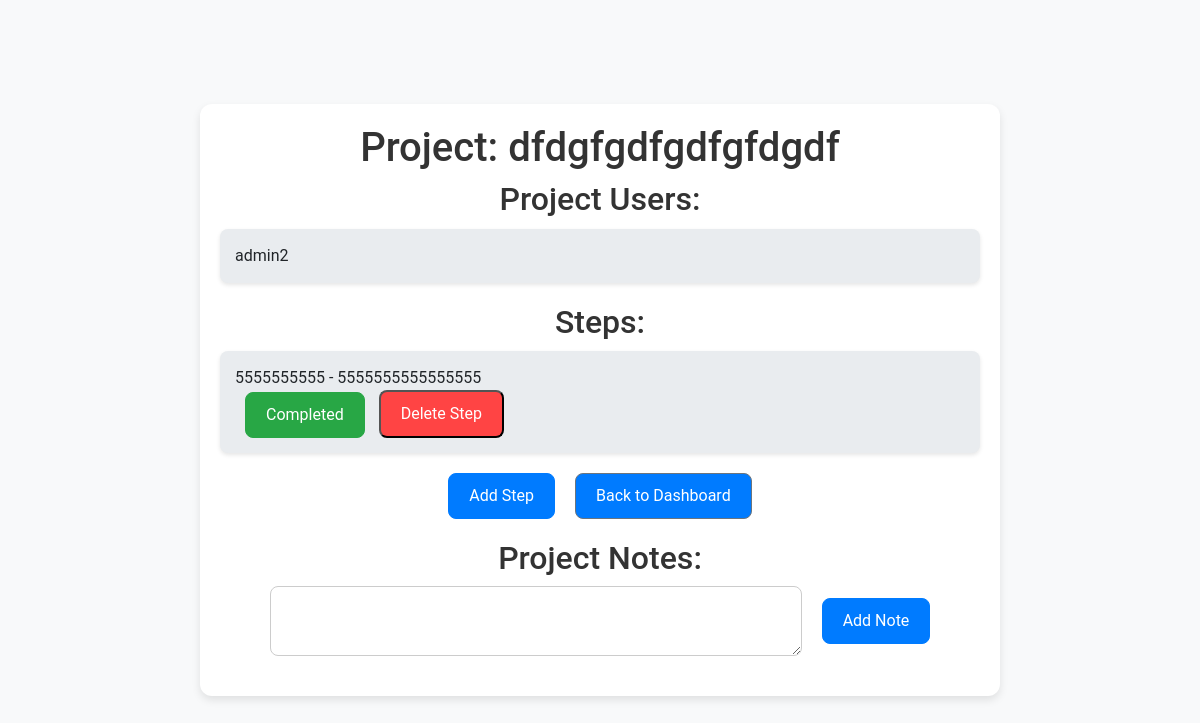
/project_details/2 (signed in), run on the app's committed database.
### app.py (models this page shows, shortened)
class Project(db.Model):
    id = db.Column(db.Integer, primary_key=True)
    name = db.Column(db.String(150), nullable=False)
    start_date = db.Column(db.Date, nullable=False)
    end_date = db.Column(db.Date, nullable=False)
    steps = db.relationship('Step', backref='project', lazy=True)
    users = db.relationship('User', secondary=project_users, lazy='subquery',
        backref=db.backref('projects', lazy=True))
    notes = db.relationship('ProjectNote', backref='project', lazy=True)

class User(UserMixin, db.Model):
    id = db.Column(db.Integer, primary_key=True)
    username = db.Column(db.String(150), unique=True, nullable=False)
    password_hash = db.Column(db.String(150), nullable=False)
    role = db.Column(db.String(50), nullable=False)

class Step(db.Model):
    id = db.Column(db.Integer, primary_key=True)
    name = db.Column(db.String(150), nullable=False)
    note = db.Column(db.Text, nullable=True)
    completed = db.Column(db.Boolean, default=False, nullable=False)
    project_id = db.Column(db.Integer, db.ForeignKey('project.id'), nullable=False)

### app.py (the view, shortened to what this page needs)
@app.route('/project_details/<int:project_id>', methods=['GET', 'POST'])
@login_required
def project_details(project_id):
    project = Project.query.get_or_404(project_id)
    return render_template('project_details.html', project=project)

### app.py (called while the page is built)
@login_manager.user_loader
def load_user(user_id):
    return db.session.get(User, int(user_id))

### templates/project_details.html (shortened to what this page needs)
<!DOCTYPE html>
<html lang="en">
<head>
    <link rel="stylesheet" href="https://stackpath.bootstrapcdn.com/bootstrap/4.5.2/css/bootstrap.min.css">
</head>
<body>
    <div class="container">
        <h1>Project: {{ project.name }}</h1>
        <div class="project-users">
            <h2>Project Users:</h2>
            <ul>
                {% for user in project.users %}
                <li>{{ user.username }}</li>
                {% endfor %}
            </ul>
        </div>
        <h2>Steps:</h2>
        <ul id="steps-list">
            {% for step in project.steps %}
            <li id="step-{{ step.id }}">
                <div class="step-content">
                    <span class="step-name">{{ step.name }} - {% if step.note %}{{ step.note }}{% else %}No Notes{% endif %}</span>
                    <div>
                        <button class="btn {% if step.completed %}btn-success{% else %}btn-danger{% endif %}" onclick="toggleCompletion({{ project.id }}, {{ step.id }})">
                            {% if step.completed %}Completed{% else %}Not Completed{% endif %}
                        </button>
                        <form action="{{ url_for('delete_step', project_id=project.id, step_id=step.id) }}" method="post" onsubmit="return confirm('Are you sure you want to delete this step?');" style="display: inline;">
                            <button type="submit" class="btn-delete">Delete Step</button>
                        </form>
                    </div>
                </div>
            </li>
            {% endfor %}
        </ul>
        <div class="action-buttons">
            <a href="{{ url_for('add_step', project_id=project.id) }}" class="btn btn-primary">Add Step</a>
            <a href="{{ url_for('dashboard') }}" class="btn btn-secondary">Back to Dashboard</a>
        </div>
        <div class="project-notes">
            <h2>Project Notes:</h2>
            {% if current_user.role == 'admin' %}
            <form action="{{ url_for('project_details', project_id=project.id) }}" method="POST">
                <textarea name="note" rows="2" required maxlength="200"></textarea>
                <button type="submit" class="btn btn-primary">Add Note</button>
            </form>
            {% endif %}
        </div>
    </div>
</body>
</html>

### templates/project_details.html (style rules this page uses)
body { font-family: 'Roboto', sans-serif; background-color: #f8f9fa; margin: 0; padding: 20px; display: flex; justify-content: center; align-items: center; min-height: 100vh; }
.container { width: 100%; max-width: 800px; background: white; padding: 20px; border-radius: 12px; box-shadow: 0 4px 8px rgba(0,0,0,0.1); }
h1, h2 { color: #333; text-align: center; }
ul { list-style: none; padding: 0; }
li { padding: 15px; margin: 10px 0; background: #e9ecef; border-radius: 8px; box-shadow: 0 2px 4px rgba(0,0,0,0.1); display: flex; justify-content: space-between; align-items: center; transition: background 0.3s; }
.btn, .btn-delete, .btn-success, .btn-danger { display: inline-block; margin-left: 10px; padding: 10px 20px; background-color: #007bff; color: white; text-decoration: none; border-radius: 8px; text-align: center; transition: background 0.3s; }
.btn-success { background-color: #28a745; }
.btn-delete { background-color: #ff4444; }
a { color: #007bff; text-decoration: none; transition: color 0.3s; }
.action-buttons { display: flex; justify-content: center; margin-top: 20px; }
.action-buttons a { margin-right: 10px; }
.project-users { margin-bottom: 20px; text-align: center; }
.project-notes { margin-top: 20px; }
.project-notes form { display: flex; justify-content: center; align-items: center; margin-bottom: 20px; }
.project-notes form textarea { width: 70%; padding: 10px; border-radius: 8px; border: 1px solid #ccc; margin-right: 10px; }

### data on the page
Project: name "dfdgfgdfgdfgfdgdf"
User: username "admin2"
Step: name "5555555555", note "5555555555555555", completed "Completed"
